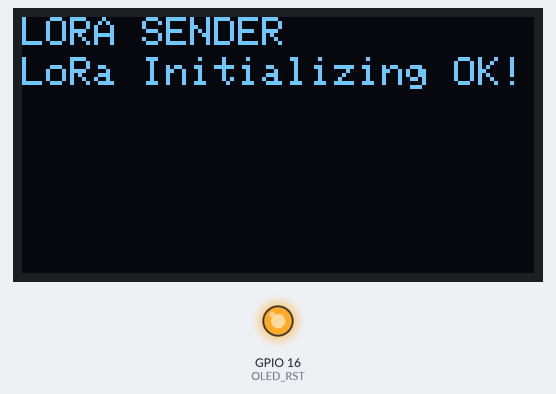
Recording of a sketch running on a simulated ESP32. Shown: 128×64 one-colour display, output pins drawn as LEDs (lit = HIGH). No radio packets arrive unless stated; what the sketch prints to the serial monitor is not drawn.

Above: at 0.2 s.
At 2.3 s:
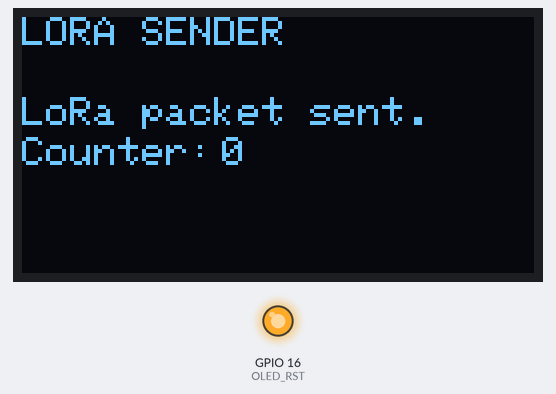
At 12.3 s:
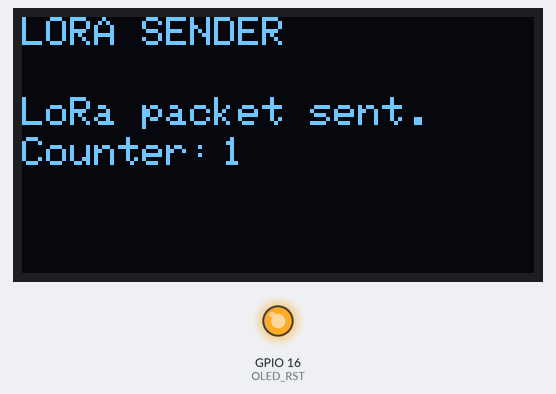

Measured:
- what the display in image 0 shows lasts 2.1 s, from 0.1 s to 2.2 s
- what the display in image 1 shows lasts 10.1 s, from 2.2 s to 12.3 s

The sketch:

transmit_example.ino
```cpp
/*********
  Rui Santos
  Complete project details at https://RandomNerdTutorials.com/ttgo-lora32-sx1276-arduino-ide/
*********/

//Libraries for LoRa
#include <SPI.h>
#include <LoRa.h>

//Libraries for OLED Display
#include <Wire.h>
#include <Adafruit_GFX.h>
#include <Adafruit_SSD1306.h>

//define the pins used by the LoRa transceiver module
#define SCK 5
#define MISO 19
#define MOSI 27
#define SS 18
#define RST 14
#define DIO0 26

//433E6 for Asia
//866E6 for Europe
//915E6 for North America
#define BAND 915E6

//OLED pins
#define OLED_SDA 4
#define OLED_SCL 15
#define OLED_RST 16
#define SCREEN_WIDTH 128 // OLED display width, in pixels
#define SCREEN_HEIGHT 64 // OLED display height, in pixels

//packet counter
int counter = 0;

Adafruit_SSD1306 display(SCREEN_WIDTH, SCREEN_HEIGHT, &Wire, OLED_RST);

void setup() {
  //initialize Serial Monitor
  Serial.begin(115200);

  //reset OLED display via software
  pinMode(OLED_RST, OUTPUT);
  digitalWrite(OLED_RST, LOW);
  delay(20);
  digitalWrite(OLED_RST, HIGH);

  //initialize OLED
  Wire.begin(OLED_SDA, OLED_SCL);
  if(!display.begin(SSD1306_SWITCHCAPVCC, 0x3c, false, false)) { // Address 0x3C for 128x32
    Serial.println(F("SSD1306 allocation failed"));
    for(;;); // Don't proceed, loop forever
  }

  display.clearDisplay();
  display.setTextColor(WHITE);
  display.setTextSize(1);
  display.setCursor(0,0);
  display.print("LORA SENDER ");
  display.display();

  Serial.println("LoRa Sender Test");

  //SPI LoRa pins
  SPI.begin(SCK, MISO, MOSI, SS);
  //setup LoRa transceiver module
  LoRa.setPins(SS, RST, DIO0);

  LoRa.setSpreadingFactor(10);
  LoRa.setSignalBandwidth(250.0);
  LoRa.setCodingRate4(5);
  LoRa.setPreambleLength(8);
  LoRa.setSyncWord(18);
  LoRa.enableCrc();
  LoRa.setGain(0);

  if (!LoRa.begin(BAND)) {
    Serial.println("Starting LoRa failed!");
    while (1);
  }
  Serial.println("LoRa Initializing OK!");
  display.setCursor(0,10);
  display.print("LoRa Initializing OK!");
  display.display();
  delay(2000);
}

void loop() {

  Serial.print("Sending packet: ");
  Serial.println(counter);

  //Send LoRa packet to receiver
  LoRa.beginPacket();
  LoRa.print("hello ");
  LoRa.print(counter);
  LoRa.endPacket();

  display.clearDisplay();
  display.setCursor(0,0);
  display.println("LORA SENDER");
  display.setCursor(0,20);
  display.setTextSize(1);
  display.print("LoRa packet sent.");
  display.setCursor(0,30);
  display.print("Counter:");
  display.setCursor(50,30);
  display.print(counter);
  display.display();

  counter++;

  delay(10000);
}
```
